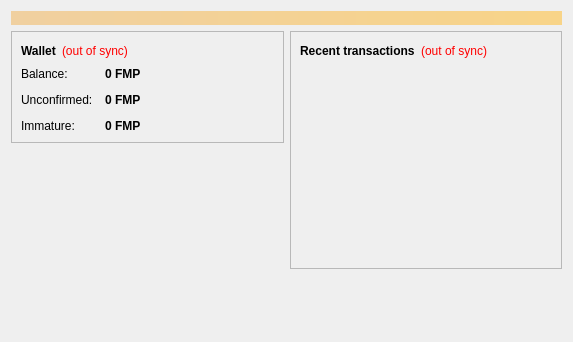
<?xml version="1.0" encoding="UTF-8"?>
<ui version="4.0">
 <class>OverviewPage</class>
 <widget class="QWidget" name="OverviewPage">
  <property name="geometry">
   <rect>
    <x>0</x>
    <y>0</y>
    <width>573</width>
    <height>342</height>
   </rect>
  </property>
  <property name="windowTitle">
   <string>Form</string>
  </property>
  <layout class="QVBoxLayout" name="topLayout">
   <item>
    <widget class="QLabel" name="labelAlerts">
     <property name="visible">
      <bool>false</bool>
     </property>
     <property name="styleSheet">
      <string notr="true">background-color: qlineargradient(x1: 0, y1: 0, x2: 1, y2: 0, stop:0 #F0D0A0, stop:1 #F8D488); color:#000000;</string>
     </property>
     <property name="wordWrap">
      <bool>true</bool>
     </property>
     <property name="margin">
      <number>3</number>
     </property>
    </widget>
   </item>
   <item>
    <layout class="QHBoxLayout" name="horizontalLayout" stretch="1,1">
     <item>
      <layout class="QVBoxLayout" name="verticalLayout_2">
       <item>
        <widget class="QFrame" name="frame">
         <property name="frameShape">
          <enum>QFrame::StyledPanel</enum>
         </property>
         <property name="frameShadow">
          <enum>QFrame::Raised</enum>
         </property>
         <layout class="QVBoxLayout" name="verticalLayout_4">
          <item>
           <layout class="QHBoxLayout" name="horizontalLayout_4">
            <item>
             <widget class="QLabel" name="label_5">
              <property name="font">
               <font>
                <weight>75</weight>
                <bold>true</bold>
               </font>
              </property>
              <property name="text">
               <string>Wallet</string>
              </property>
             </widget>
            </item>
            <item>
             <widget class="QLabel" name="labelWalletStatus">
              <property name="toolTip">
               <string>The displayed information may be out of date. Your wallet automatically synchronizes with the FuMPcoin network after a connection is established, but this process has not completed yet.</string>
              </property>
              <property name="styleSheet">
               <string notr="true">QLabel { color: red; }</string>
              </property>
              <property name="text">
               <string notr="true">(out of sync)</string>
              </property>
              <property name="alignment">
               <set>Qt::AlignLeading|Qt::AlignLeft|Qt::AlignVCenter</set>
              </property>
             </widget>
            </item>
            <item>
             <spacer name="horizontalSpacer_2">
              <property name="orientation">
               <enum>Qt::Horizontal</enum>
              </property>
              <property name="sizeHint" stdset="0">
               <size>
                <width>40</width>
                <height>20</height>
               </size>
              </property>
             </spacer>
            </item>
           </layout>
          </item>
          <item>
           <layout class="QFormLayout" name="formLayout_2">
            <property name="fieldGrowthPolicy">
             <enum>QFormLayout::AllNonFixedFieldsGrow</enum>
            </property>
            <property name="horizontalSpacing">
             <number>12</number>
            </property>
            <property name="verticalSpacing">
             <number>12</number>
            </property>
            <item row="0" column="0">
             <widget class="QLabel" name="label">
              <property name="text">
               <string>Balance:</string>
              </property>
             </widget>
            </item>
            <item row="0" column="1">
             <widget class="QLabel" name="labelBalance">
              <property name="font">
               <font>
                <weight>75</weight>
                <bold>true</bold>
               </font>
              </property>
              <property name="cursor">
               <cursorShape>IBeamCursor</cursorShape>
              </property>
              <property name="toolTip">
               <string>Your current balance</string>
              </property>
              <property name="text">
               <string notr="true">0 FMP</string>
              </property>
              <property name="textInteractionFlags">
               <set>Qt::LinksAccessibleByMouse|Qt::TextSelectableByKeyboard|Qt::TextSelectableByMouse</set>
              </property>
             </widget>
            </item>
            <item row="1" column="0">
             <widget class="QLabel" name="label_3">
              <property name="text">
               <string>Unconfirmed:</string>
              </property>
             </widget>
            </item>
            <item row="1" column="1">
             <widget class="QLabel" name="labelUnconfirmed">
              <property name="font">
               <font>
                <weight>75</weight>
                <bold>true</bold>
               </font>
              </property>
              <property name="cursor">
               <cursorShape>IBeamCursor</cursorShape>
              </property>
              <property name="toolTip">
               <string>Total of transactions that have yet to be confirmed, and do not yet count toward the current balance</string>
              </property>
              <property name="text">
               <string notr="true">0 FMP</string>
              </property>
              <property name="textInteractionFlags">
               <set>Qt::LinksAccessibleByMouse|Qt::TextSelectableByKeyboard|Qt::TextSelectableByMouse</set>
              </property>
             </widget>
            </item>
            <item row="2" column="0">
             <widget class="QLabel" name="labelImmatureText">
              <property name="text">
               <string>Immature:</string>
              </property>
             </widget>
            </item>
            <item row="2" column="1">
             <widget class="QLabel" name="labelImmature">
              <property name="font">
               <font>
                <weight>75</weight>
                <bold>true</bold>
               </font>
              </property>
              <property name="toolTip">
               <string>Mined balance that has not yet matured</string>
              </property>
              <property name="text">
               <string notr="true">0 FMP</string>
              </property>
              <property name="textInteractionFlags">
               <set>Qt::LinksAccessibleByMouse|Qt::TextSelectableByKeyboard|Qt::TextSelectableByMouse</set>
              </property>
             </widget>
            </item>
           </layout>
          </item>
         </layout>
        </widget>
       </item>
       <item>
        <spacer name="verticalSpacer">
         <property name="orientation">
          <enum>Qt::Vertical</enum>
         </property>
         <property name="sizeHint" stdset="0">
          <size>
           <width>20</width>
           <height>40</height>
          </size>
         </property>
        </spacer>
       </item>
      </layout>
     </item>
     <item>
      <layout class="QVBoxLayout" name="verticalLayout_3">
       <item>
        <widget class="QFrame" name="frame_2">
         <property name="frameShape">
          <enum>QFrame::StyledPanel</enum>
         </property>
         <property name="frameShadow">
          <enum>QFrame::Raised</enum>
         </property>
         <layout class="QVBoxLayout" name="verticalLayout">
          <item>
           <layout class="QHBoxLayout" name="horizontalLayout_2">
            <item>
             <widget class="QLabel" name="label_4">
              <property name="text">
               <string>&lt;b&gt;Recent transactions&lt;/b&gt;</string>
              </property>
             </widget>
            </item>
            <item>
             <widget class="QLabel" name="labelTransactionsStatus">
              <property name="toolTip">
               <string>The displayed information may be out of date. Your wallet automatically synchronizes with the FuMPcoin network after a connection is established, but this process has not completed yet.</string>
              </property>
              <property name="styleSheet">
               <string notr="true">QLabel { color: red; }</string>
              </property>
              <property name="text">
               <string notr="true">(out of sync)</string>
              </property>
              <property name="alignment">
               <set>Qt::AlignRight|Qt::AlignTrailing|Qt::AlignVCenter</set>
              </property>
             </widget>
            </item>
            <item>
             <spacer name="horizontalSpacer">
              <property name="orientation">
               <enum>Qt::Horizontal</enum>
              </property>
              <property name="sizeHint" stdset="0">
               <size>
                <width>40</width>
                <height>20</height>
               </size>
              </property>
             </spacer>
            </item>
           </layout>
          </item>
          <item>
           <widget class="QListView" name="listTransactions">
            <property name="styleSheet">
             <string notr="true">QListView { background: transparent; }</string>
            </property>
            <property name="frameShape">
             <enum>QFrame::NoFrame</enum>
            </property>
            <property name="verticalScrollBarPolicy">
             <enum>Qt::ScrollBarAlwaysOff</enum>
            </property>
            <property name="horizontalScrollBarPolicy">
             <enum>Qt::ScrollBarAlwaysOff</enum>
            </property>
            <property name="selectionMode">
             <enum>QAbstractItemView::NoSelection</enum>
            </property>
           </widget>
          </item>
         </layout>
        </widget>
       </item>
       <item>
        <spacer name="verticalSpacer_2">
         <property name="orientation">
          <enum>Qt::Vertical</enum>
         </property>
         <property name="sizeHint" stdset="0">
          <size>
           <width>20</width>
           <height>40</height>
          </size>
         </property>
        </spacer>
       </item>
      </layout>
     </item>
    </layout>
   </item>
  </layout>
 </widget>
 <resources/>
 <connections/>
</ui>
